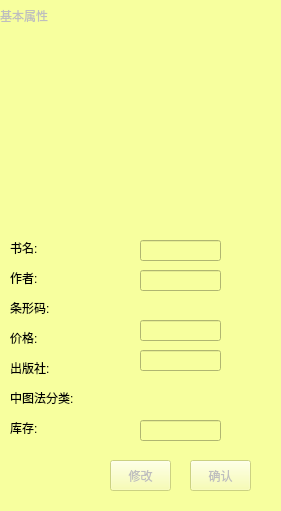
     <widget class="QWidget" name="widget_2" native="true">
      <property name="geometry">
       <rect>
        <x>990</x>
        <y>40</y>
        <width>281</width>
        <height>511</height>
       </rect>
      </property>
      <property name="styleSheet">
       <string notr="true">background-color: rgb(247, 255, 158);</string>
      </property>
      <widget class="QLabel" name="labelBasic">
       <property name="enabled">
        <bool>false</bool>
       </property>
       <property name="geometry">
        <rect>
         <x>0</x>
         <y>0</y>
         <width>81</width>
         <height>31</height>
        </rect>
       </property>
       <property name="text">
        <string>基本属性</string>
       </property>
      </widget>
      <widget class="QLabel" name="lName">
       <property name="geometry">
        <rect>
         <x>10</x>
         <y>240</y>
         <width>72</width>
         <height>15</height>
        </rect>
       </property>
       <property name="text">
        <string>书名:</string>
       </property>
      </widget>
      <widget class="QLabel" name="lWriter">
       <property name="geometry">
        <rect>
         <x>10</x>
         <y>270</y>
         <width>72</width>
         <height>15</height>
        </rect>
       </property>
       <property name="text">
        <string>作者:</string>
       </property>
      </widget>
      <widget class="QLabel" name="lCode">
       <property name="geometry">
        <rect>
         <x>10</x>
         <y>300</y>
         <width>72</width>
         <height>15</height>
        </rect>
       </property>
       <property name="text">
        <string>条形码:</string>
       </property>
      </widget>
      <widget class="QLabel" name="lPrice">
       <property name="geometry">
        <rect>
         <x>10</x>
         <y>330</y>
         <width>72</width>
         <height>15</height>
        </rect>
       </property>
       <property name="text">
        <string>价格:</string>
       </property>
      </widget>
      <widget class="QLabel" name="lPress">
       <property name="geometry">
        <rect>
         <x>10</x>
         <y>360</y>
         <width>72</width>
         <height>15</height>
        </rect>
       </property>
       <property name="text">
        <string>出版社:</string>
       </property>
      </widget>
      <widget class="QLabel" name="lCategory">
       <property name="geometry">
        <rect>
         <x>10</x>
         <y>390</y>
         <width>91</width>
         <height>16</height>
        </rect>
       </property>
       <property name="text">
        <string>中图法分类:</string>
       </property>
      </widget>
      <widget class="QLabel" name="lNum">
       <property name="geometry">
        <rect>
         <x>10</x>
         <y>420</y>
         <width>72</width>
         <height>15</height>
        </rect>
       </property>
       <property name="text">
        <string>库存:</string>
       </property>
      </widget>
      <widget class="QLabel" name="labelName">
       <property name="geometry">
        <rect>
         <x>150</x>
         <y>240</y>
         <width>91</width>
         <height>16</height>
        </rect>
       </property>
       <property name="text">
        <string/>
       </property>
      </widget>
      <widget class="QLabel" name="labelWriter">
       <property name="geometry">
        <rect>
         <x>150</x>
         <y>270</y>
         <width>91</width>
         <height>16</height>
        </rect>
       </property>
       <property name="text">
        <string/>
       </property>
      </widget>
      <widget class="QLabel" name="labelCode">
       <property name="geometry">
        <rect>
         <x>150</x>
         <y>300</y>
         <width>91</width>
         <height>16</height>
        </rect>
       </property>
       <property name="text">
        <string/>
       </property>
      </widget>
      <widget class="QLabel" name="labelPrice">
       <property name="geometry">
        <rect>
         <x>150</x>
         <y>330</y>
         <width>72</width>
         <height>15</height>
        </rect>
       </property>
       <property name="text">
        <string/>
       </property>
      </widget>
      <widget class="QLabel" name="labelPress">
       <property name="geometry">
        <rect>
         <x>150</x>
         <y>360</y>
         <width>101</width>
         <height>16</height>
        </rect>
       </property>
       <property name="text">
        <string/>
       </property>
      </widget>
      <widget class="QLabel" name="labelCategory">
       <property name="geometry">
        <rect>
         <x>150</x>
         <y>390</y>
         <width>101</width>
         <height>16</height>
        </rect>
       </property>
       <property name="layoutDirection">
        <enum>Qt::LeftToRight</enum>
       </property>
       <property name="inputMethodHints">
        <set>Qt::ImhMultiLine</set>
       </property>
       <property name="text">
        <string/>
       </property>
      </widget>
      <widget class="QLabel" name="labelNum">
       <property name="geometry">
        <rect>
         <x>150</x>
         <y>420</y>
         <width>61</width>
         <height>20</height>
        </rect>
       </property>
       <property name="text">
        <string/>
       </property>
      </widget>
      <widget class="QPushButton" name="pushButtonChange">
       <property name="enabled">
        <bool>false</bool>
       </property>
       <property name="geometry">
        <rect>
         <x>110</x>
         <y>460</y>
         <width>61</width>
         <height>31</height>
        </rect>
       </property>
       <property name="text">
        <string>修改</string>
       </property>
      </widget>
      <widget class="QPushButton" name="pushButtonSure">
       <property name="enabled">
        <bool>false</bool>
       </property>
       <property name="geometry">
        <rect>
         <x>190</x>
         <y>460</y>
         <width>61</width>
         <height>31</height>
        </rect>
       </property>
       <property name="text">
        <string>确认</string>
       </property>
      </widget>
      <widget class="QLineEdit" name="lineEditName">
       <property name="geometry">
        <rect>
         <x>140</x>
         <y>240</y>
         <width>81</width>
         <height>21</height>
        </rect>
       </property>
      </widget>
      <widget class="QLineEdit" name="lineEditWriter">
       <property name="geometry">
        <rect>
         <x>140</x>
         <y>270</y>
         <width>81</width>
         <height>21</height>
        </rect>
       </property>
      </widget>
      <widget class="QLineEdit" name="lineEditPrice">
       <property name="geometry">
        <rect>
         <x>140</x>
         <y>320</y>
         <width>81</width>
         <height>21</height>
        </rect>
       </property>
      </widget>
      <widget class="QLineEdit" name="lineEditPress">
       <property name="geometry">
        <rect>
         <x>140</x>
         <y>350</y>
         <width>81</width>
         <height>21</height>
        </rect>
       </property>
      </widget>
      <widget class="QLineEdit" name="lineEditNum">
       <property name="geometry">
        <rect>
         <x>140</x>
         <y>420</y>
         <width>81</width>
         <height>21</height>
        </rect>
       </property>
      </widget>
     </widget>
